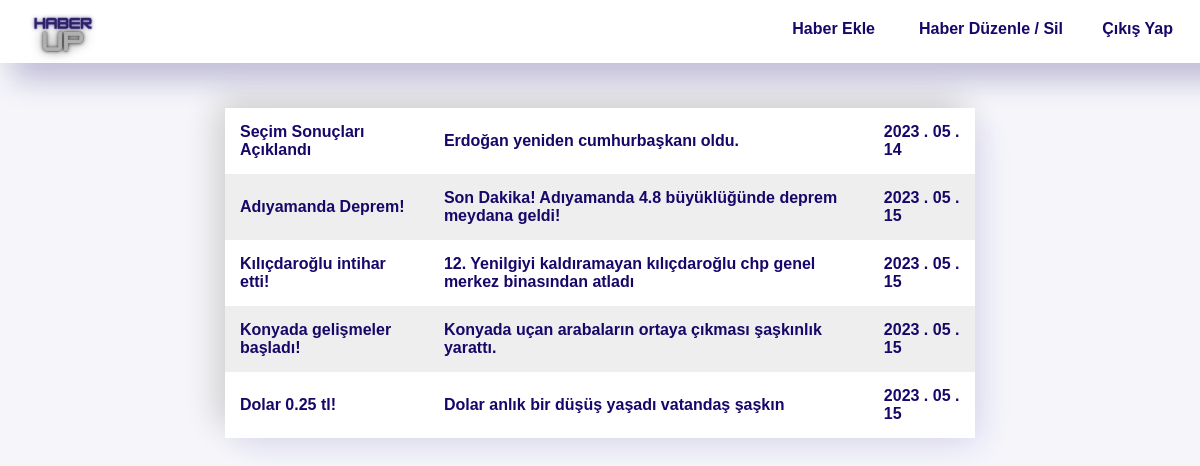
/proje/mainPage.php, run on the app's committed database.
### tables this page shows
CREATE TABLE `haberbilgileri` (
  `id` int(11) NOT NULL,
  `haber_baslik` varchar(100) NOT NULL,
  `haber` varchar(250) NOT NULL,
  `eklenme_tarihi` timestamp NOT NULL DEFAULT current_timestamp() ON UPDATE current_timestamp()
);

### proje/mainPage.php (the view, shortened to what this page needs)
<!DOCTYPE html>
<?php session_start();
    include("connectDatabase.php");
?>
<html lang="tr">
<head>
    <link rel="stylesheet" href="style.css">
</head>
<body style="background-color: #F5F5FA;" class="mainPageBody">
    <div class="menuMainBar">
    <img href="entryPage.php" class="HaberUpLogo" src="/images/HaberUpLogo.png" alt="HaberUpLogo">
        <a href="mainPage.php" class="HaberUpLogoLink"></a>
        <a href="addNew.php" class="addNew">Haber Ekle</a>
        <a href="editDelete.php" class="editDelete">Haber Düzenle / Sil</a>
        <a href="entryPage.php" class="signOut">Çıkış Yap</a>
    </div>
    <div class="main"></div>
    <table class="table table-striped" border="1" >
        <?php
            $query = $connetion->prepare("SELECT * FROM haberbilgileri");
            $query->execute();
            while ($user = $query->fetch(PDO::FETCH_ASSOC)) {
                echo "<tr>
                        <td>".$user['haber_baslik']."</td>
                        <td>".$user['haber']."</td>
                        <td>".str_replace("-", " . ",substr($user['eklenme_tarihi'], 0, 10))."</td>
                    </tr>";
            }
        ?>
    </table>
</body>
</html>

### proje/style.css (style rules this page uses)
* { font-family:'Gill Sans', 'Gill Sans MT', Calibri, 'Trebuchet MS', sans-serif; }
.menuMainBar { width: 120%; height: 65px; margin-top: -10px; position: fixed; background-color: white; margin-left: -10px; box-shadow: -15px -15px 30px 0 #e2e2e2, 15px 15px 30px 0 #18066844; }
.HaberUpLogo { width: 70px; height: 70px; margin-left: 30px; position: fixed; }
.main { height: 100px; width: 20px; }
.signOut { position: fixed; padding: 22px; right: 5px; font-family: 'Gill Sans', 'Gill Sans MT', Calibri, 'Trebuchet MS', sans-serif; font-weight: bold; cursor: pointer; text-decoration: none; color: #180668; }
.editDelete { position: fixed; padding: 22px; right: 115px; font-family: 'Gill Sans', 'Gill Sans MT', Calibri, 'Trebuchet MS', sans-serif; font-weight: bold; cursor: pointer; color: #180668; text-decoration: none; }
.addNew { position: fixed; padding: 22px; right: 303px; font-family: 'Gill Sans', 'Gill Sans MT', Calibri, 'Trebuchet MS', sans-serif; font-weight: bold; cursor: pointer; color: #180668; text-decoration: none; }
.HaberUpLogoLink { position: fixed; cursor: pointer; width: 120px; height: 65px; }
table { border-collapse: collapse; margin: auto; box-shadow: -10px -10px 30px 0 #d3d3d3,10px 10px 30px 0 #1d0dca17; border-radius: 20px; border: 0; max-width: 750px; }
th, td { border: 0; margin-top: 100px; margin-bottom: 100px; }
th, td { border: 0; padding: 15px; color: #180668; font-weight: 700; margin-top: 100px; margin-bottom: 100px; }
tbody tr:nth-child(odd) { background-color: #fff; margin-top: 100px; margin-bottom: 100px; }
tbody tr:nth-child(even) { background-color: #eee; margin-top: 100px; margin-bottom: 100px; }

### data on the page
haberbilgileri: haber_baslik "Seçim Sonuçları Açıklandı", haber "Erdoğan yeniden cumhurbaşkanı oldu.", eklenme_tarihi "2023 . 05 . 14"
haberbilgileri: haber_baslik "Adıyamanda Deprem!", haber "Son Dakika! Adıyamanda 4.8 büyüklüğünde deprem meydana geldi!", eklenme_tarihi "2023 . 05 . 15"
haberbilgileri: haber_baslik "Kılıçdaroğlu intihar etti!", haber "12. Yenilgiyi kaldıramayan kılıçdaroğlu chp genel merkez binasından atladı", eklenme_tarihi "2023 . 05 . 15"
haberbilgileri: haber_baslik "Konyada gelişmeler başladı!", haber "Konyada uçan arabaların ortaya çıkması şaşkınlık yarattı.", eklenme_tarihi "2023 . 05 . 15"
haberbilgileri: haber_baslik "Dolar 0.25 tl!", haber "Dolar anlık bir düşüş yaşadı vatandaş şaşkın", eklenme_tarihi "2023 . 05 . 15"
